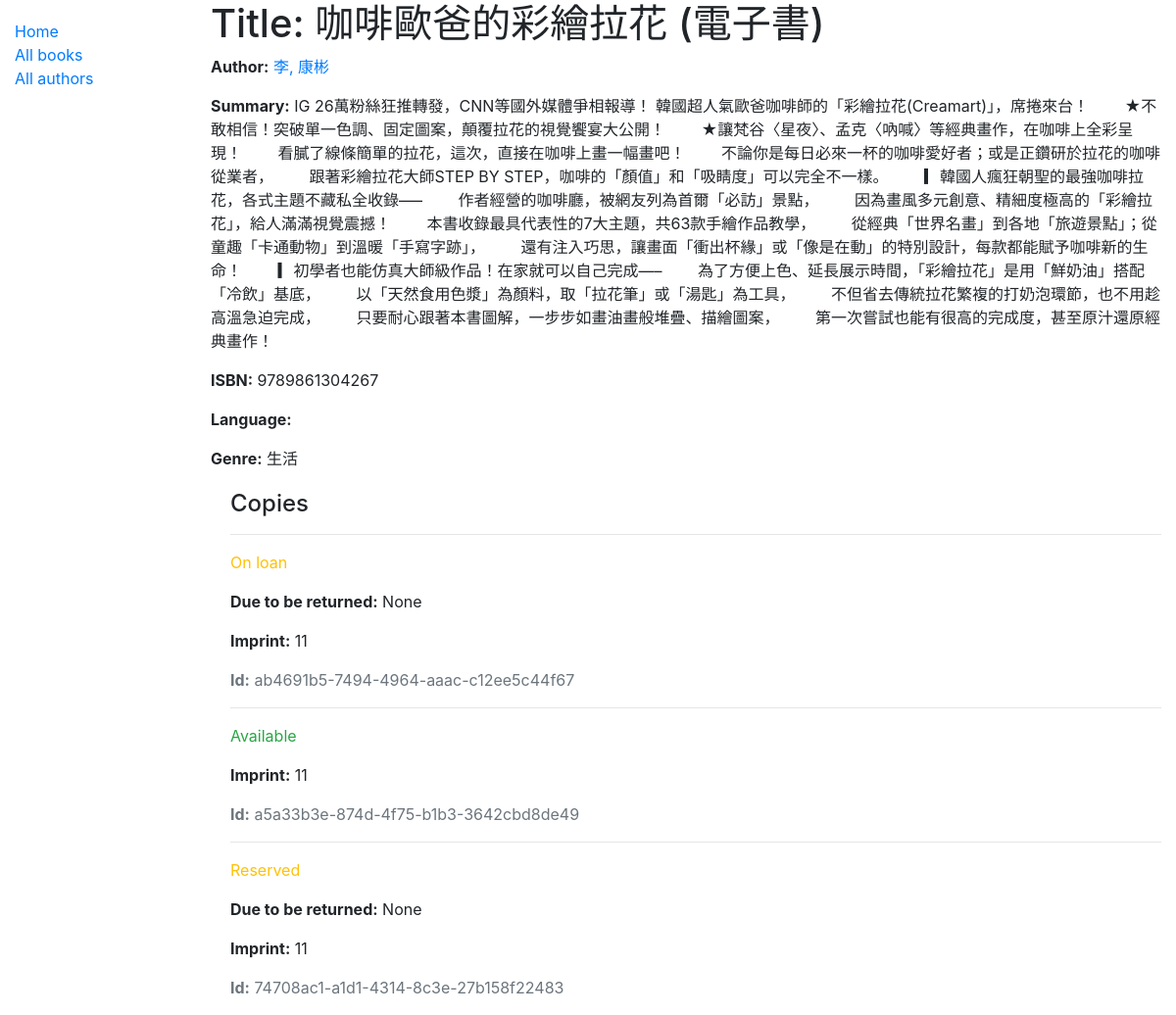
/catalog/book/2, run on the app's committed database.
### catalog/models.py (models this page shows, shortened)
class Book(models.Model):
    title = models.CharField(max_length=200)
    author = models.ForeignKey('Author', on_delete=models.SET_NULL, null=True)
    summary = models.TextField(max_length=1000, help_text='Enter a brief description of the book')
    isbn = models.CharField('ISBN', max_length=13, help_text='13 Character <a href="https://www.isbn-international.org/content/what-isbn">ISBN number</a>')
    genre = models.ManyToManyField(Genre, help_text='Select a genre for this book')
    def display_genre(self):
        """Create a string for the Genre. This is required to display genre in Admin."""
        return ', '.join(genre.name for genre in self.genre.all()[:3])
    display_genre.short_description = 'Genre'

class Author(models.Model):
    first_name = models.CharField(max_length=100)
    last_name = models.CharField(max_length=100)
    date_of_birth = models.DateField(null=True, blank=True)
    date_of_death = models.DateField('Died', null=True, blank=True)
    class Meta:
        ordering = ['last_name', 'first_name']
    def __str__(self):
        return f'{self.last_name}, {self.first_name}'

class Genre(models.Model):
    name = models.CharField(max_length=200, help_text='Enter a book genre (e.g. Science Fiction)')
    def __str__(self):
        return self.name

class BookInstance(models.Model):
    id = models.UUIDField(primary_key=True, default=uuid.uuid4, help_text='Unique ID for this particular book across whole library')
    book = models.ForeignKey('Book', on_delete=models.SET_NULL, null=True)
    imprint = models.CharField(max_length=200)
    due_back = models.DateField(null=True, blank=True)
    LOAN_STATUS = (
        ('m', 'Maintenance'),
        ('o', 'On loan'),
        ('a', 'Available'),
        ('r', 'Reserved'),
    )
    status = models.CharField(
        max_length=1,
        choices=LOAN_STATUS,
        blank=True,
        default='m',
        help_text='Book availability',
    )
    class Meta:
        ordering = ['due_back']

### catalog/views.py (the view)
# urls.py: path('book/<int:pk>', views.BookDetailView.as_view(), name='book-detail'),
class BookDetailView(generic.DetailView):
    model = Book

### catalog/templates/catalog/book_detail.html
{% extends "base_generic.html" %}
{% block content %}
  <h1>Title: {{ book.title }}</h1>
  <p><strong>Author:</strong> <a href="">{{ book.author }}</a></p>
  <p><strong>Summary:</strong> {{ book.summary }}</p>
  <p><strong>ISBN:</strong> {{ book.isbn }}</p>
  <p><strong>Language:</strong> {{ book.language }}</p>
  <p><strong>Genre:</strong> {% for genre in book.genre.all %} {{ genre }}{% if not forloop.last %}, {% endif %}{% endfor %}</p>
  <div style="margin-left:20px;margin-top:20px">
    <h4>Copies</h4>
    {% for copy in book.bookinstance_set.all %}
    <hr>
    <p class="{% if copy.status == 'a' %}text-success{% elif copy.status == 'm' %}text-danger{% else %}text-warning{% endif %}">{{ copy.get_status_display }}</p>
    {% if copy.status != 'a' %}<p><strong>Due to be returned:</strong> {{copy.due_back}}</p>{% endif %}
    <p><strong>Imprint:</strong> {{copy.imprint}}</p>
    <p class="text-muted"><strong>Id:</strong> {{copy.id}}</p>
    {% endfor %}
  </div>
{% endblock %}

### data on the page
Book: title "咖啡歐爸的彩繪拉花 (電子書)", author "李, 康彬", summary "IG 26萬粉絲狂推轉發，CNN等國外媒體爭相報導！ 韓國超人氣歐爸咖啡師的「彩繪拉花(Creamart)」，席捲來台！ ★不敢相信！突破單一色調、固定圖案，顛覆拉花的視覺饗宴大公開！ ★讓梵谷〈星夜〉、孟克〈吶喊〉等經典畫作，在咖啡上全彩呈現！ 看膩了線條簡單的拉花，這次，直接在咖啡上畫一幅畫吧！ 不論你是每日必來一杯的咖啡愛好者；或是正鑽研於拉花的咖啡從業者， 跟著彩繪拉花大師STEP BY STEP，咖啡的「顏值」和「吸睛度」可以完全不一樣。 ▎韓國人瘋狂朝聖的最強咖啡拉花，各式主題不藏私全收錄—– 作者經營的咖啡廳，被網友列為首爾「必訪」景點， 因為畫風多元創意、精細度極高的「彩繪拉花」，給人滿滿視覺震撼！ 本書收錄最具代表性的7大主題，共63款手繪作品教學， 從經典「世界名畫」到各地「旅遊景點」；從童趣「卡通動物」到溫暖「手寫字跡」， 還有注入巧思，讓畫面「衝出杯緣」或「像是在動」的特別設計，每款都能賦予咖啡新的生命！ ▎初學者也能仿真大師級作品！在家就可以自己完成—– 為了方便上色、延長展示時間，「彩繪拉花」是用「鮮奶油」搭配「冷飲」基底， 以「天然食用色漿」為顏料，取「拉花筆」或「湯匙」為工具， 不但省去傳統拉花繁複的打奶泡環節，也不用趁高溫急迫完成， 只要耐心跟著本書圖解，一步步如畫油畫般堆疊、描繪圖案， 第一次嘗試也能有很高的完成度，甚至原汁還原經典畫作！", isbn "9789861304267"
Genre: name "生活"
BookInstance: status "On loan", due_back "None", imprint "11", id "ab4691b5-7494-4964-aaac-c12ee5c44f67"
BookInstance: status "Available", imprint "11", id "a5a33b3e-874d-4f75-b1b3-3642cbd8de49"
BookInstance: status "Reserved", due_back "None", imprint "11", id "74708ac1-a1d1-4314-8c3e-27b158f22483"
